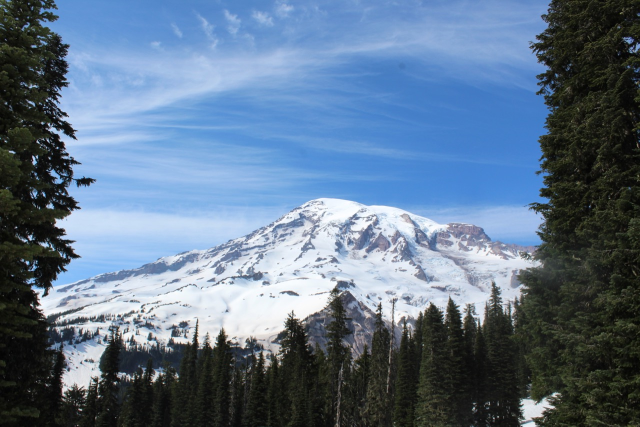
#> input picture IMG_1691.jpg, 1280 x 853 px (shown at 1/2 size)
$ python opencv_grabcut.py
#> lines starting #> are read from the running program, lines starting #| are printed output that depends on the picture
import numpy as np
import cv2
from matplotlib import pyplot as plt


img=cv2.imread('IMG_1691.jpg')
#> img is the input picture: shape (853, 1280, 3); mean B, G, R 139, 116.2, 95.3
mask=np.zeros(img.shape[:2],np.uint8)

bgdModel=np.zeros((1,65),np.float64)
fgdModel=np.zeros((1,65),np.float64)


rect=(300,300,800,800)


cv2.grabCut(img,mask,rect,bgdModel,fgdModel,5,cv2.GC_INIT_WITH_RECT)
mask2 = np.where((mask==2)|(mask==0),0,1).astype('uint8')
img = img*mask2[:,:,np.newaxis]
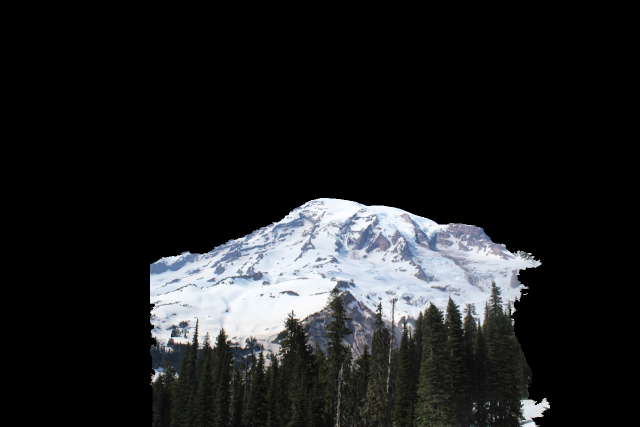
#> img: shape (853, 1280, 3) (shown at 1/2 size); mean B, G, R 34.2, 33.1, 31.9

plt.imshow(img)
plt.colorbar()
plt.show()
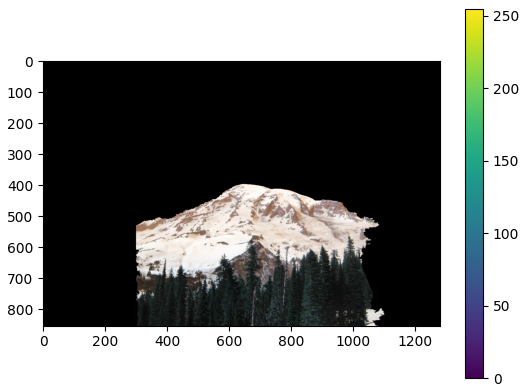
#> figure drawn by matplotlib, 2 panels; B, G, R data is drawn as R, G, B
